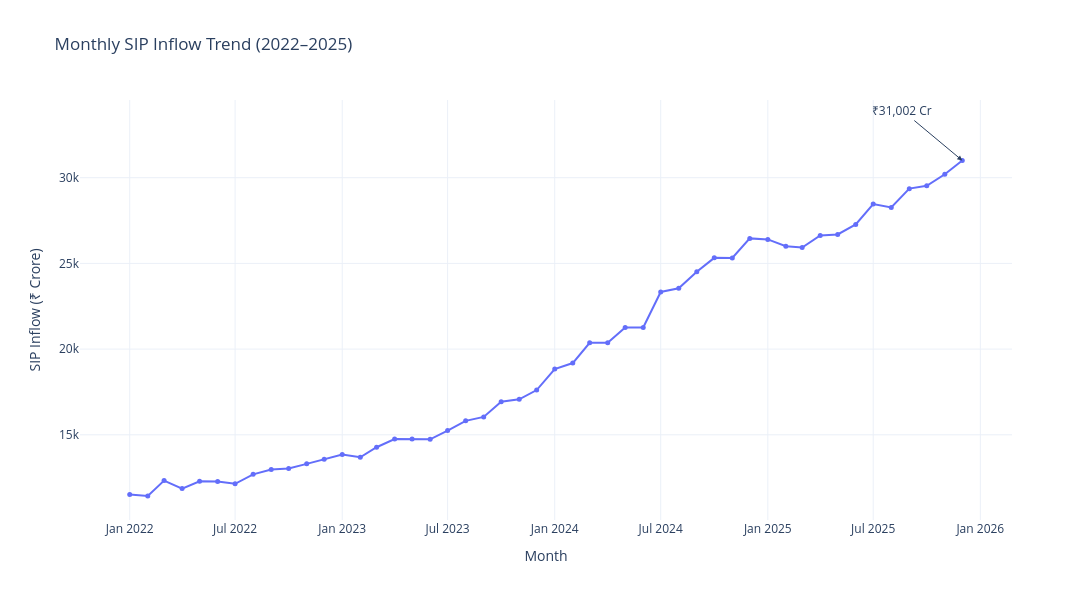

The code cell stored with this chart in its notebook:
### Code cell
import plotly.graph_objects as go

fig = go.Figure()

fig.add_trace(
    go.Scatter(
        x=sip_df["month"],
        y=sip_df["sip_inflow_crore"],
        mode="lines+markers",
        name="Monthly SIP Inflow",
        line=dict(width=2),
        marker=dict(size=5)
    )
)


fig.add_annotation(
    x=pd.Timestamp("2025-12-01"),
    y=31002,
    text="₹31,002 Cr",
    showarrow=True,
    arrowhead=2,
    ax=-60,
    ay=-50
)

fig.update_layout(
    title="Monthly SIP Inflow Trend (2022–2025)",
    xaxis_title="Month",
    yaxis_title="SIP Inflow (₹ Crore)",
    template="plotly_white",
    hovermode="x unified",
    width=1200,
    height=600
)

fig.show()
